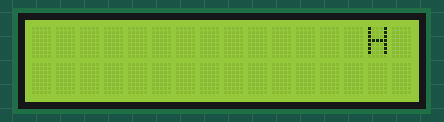
Recording of a program running on a simulated Arduino Uno, built with avr-gcc and run on an emulated ATmega328P. Parts: 16×2 character LCD.

Above: at 0.1 s.
At 5.1 s:
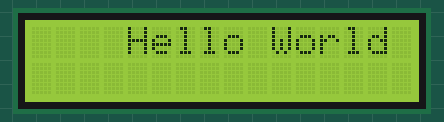
At 13.6 s:
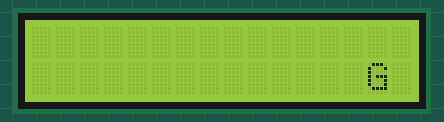
At 19.6 s:
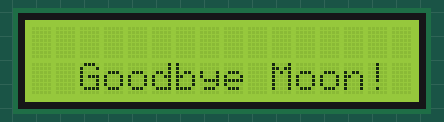
At 29.1 s:
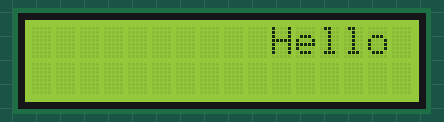
At 39.1 s:
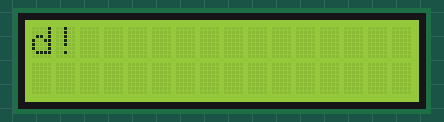

The program:

main.cpp
```cpp
// Load in our dependencies
#include "Arduino.h"
#include "LiquidCrystal.h"

// DEV: We are unable to verify this works yet
//   all the wires look correct
//   but we are guessing there's an issue due to unsoldered LCD connections

// Define our constants
int LCD_COLUMNS = 16;
int LCD_ROWS = 2;
// https://github.com/sunfounder/Sunfounder_SuperKit_for_Arduino/blob/d38b2f2d8d64a420f4123d0a9e2b713b705e19f4/08.LCD1602.ino#L8-L9
// TODO: Why are these strings 26 characters long?
const int STRING_LENGTH = 27;
char ROW_1_STRING[STRING_LENGTH] = "Hello World!               ";
char ROW_2_STRING[STRING_LENGTH] = "Goodbye Moon!               ";

// Define our LCD singleton
LiquidCrystal lcd(
  4, // RS pin
  6, // E pin
  10, 11, 12, 13 // DB4-7 pins
);

// Define our main logic
void setup()
{
  // Initialize our LCD
  lcd.begin(LCD_COLUMNS, LCD_ROWS);
}

void loop()
{
  // Draw our first string to our display
  // https://github.com/sunfounder/Sunfounder_SuperKit_for_Arduino/blob/d38b2f2d8d64a420f4123d0a9e2b713b705e19f4/08.LCD1602.ino#L21-L35
  lcd.setCursor(LCD_COLUMNS - 1, 0);
  for (int string_index = 0; string_index < STRING_LENGTH; string_index += 1) {
    lcd.scrollDisplayLeft();
    lcd.print(ROW_1_STRING[string_index]);
    delay(500);
  }

  // Clear our LCD
  lcd.clear();

  // Draw our second string to our display
  lcd.setCursor(LCD_COLUMNS - 1, 1);
  for (int string_index = 0; string_index < STRING_LENGTH; string_index += 1) {
    lcd.scrollDisplayLeft();
    lcd.print(ROW_2_STRING[string_index]);
    delay(500);
  }

  // Clear our LCD
  lcd.clear();
}
```

Measured:
- what the display in image 1 shows lasts 0.5 s, from 5.1 s to 5.6 s
